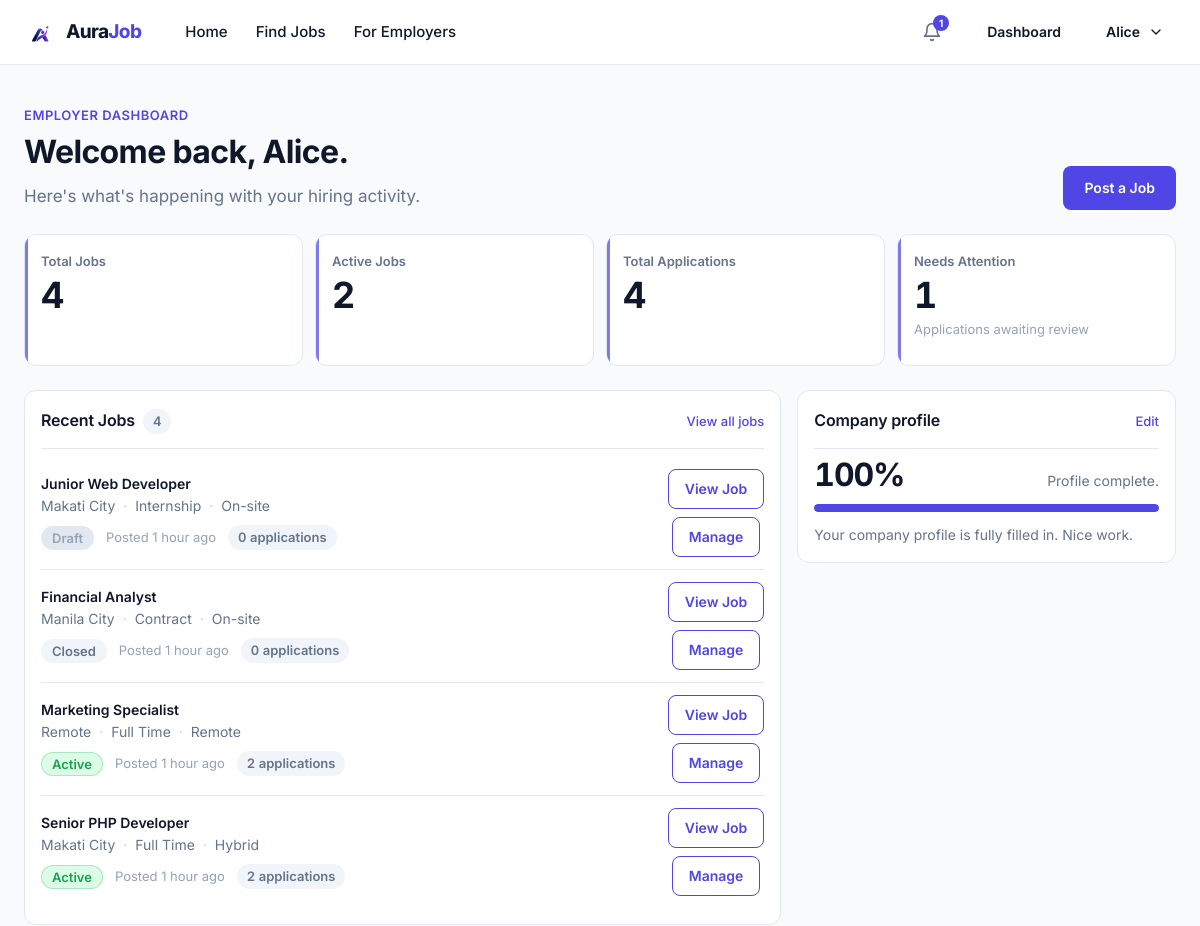
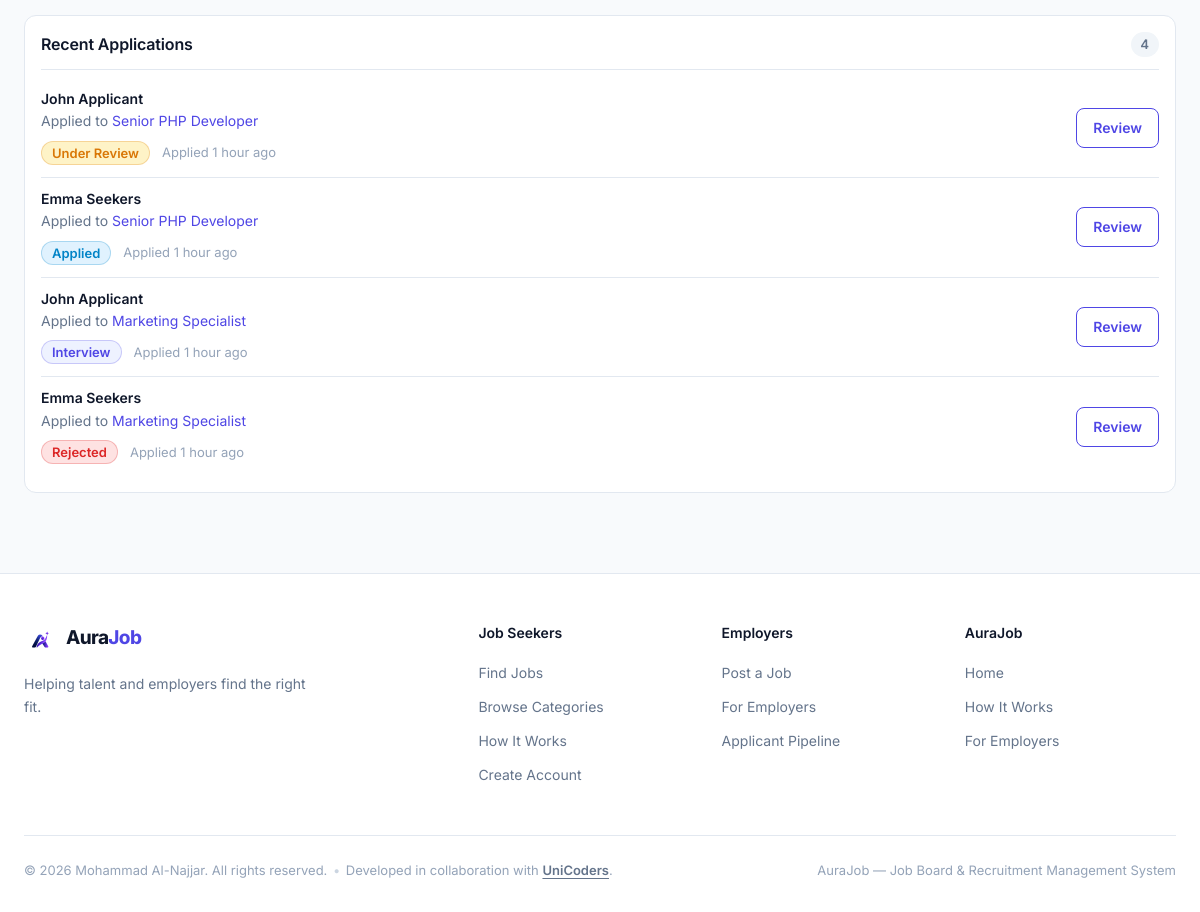
Screenshot of /employer/dashboard.php (signed in) with the database file from the repository (2 pictures, top to bottom).
### tables this page shows
CREATE TABLE jobs (
    id                    INT UNSIGNED  NOT NULL AUTO_INCREMENT,
    company_id            INT UNSIGNED  NOT NULL,
    employer_id           INT UNSIGNED  NOT NULL,
    category_id           INT UNSIGNED  NOT NULL,
    title                 VARCHAR(150)  NOT NULL,
    description           TEXT          NOT NULL,
    requirements          TEXT          NULL,
    location              VARCHAR(150)  NOT NULL,
    salary_min            DECIMAL(12,2) NULL,
    salary_max            DECIMAL(12,2) NULL,
    employment_type       ENUM('full_time','part_time','contract','internship','freelance') NOT NULL,
    work_mode             ENUM('onsite','remote','hybrid') NOT NULL DEFAULT 'onsite',
    experience_level      ENUM('entry','junior','mid','senior','lead') NOT NULL DEFAULT 'entry',
    application_deadline  DATE          NULL,
    status                ENUM('active','closed','draft') NOT NULL DEFAULT 'active',
    created_at            TIMESTAMP     NOT NULL DEFAULT CURRENT_TIMESTAMP,
    updated_at            TIMESTAMP     NOT NULL DEFAULT CURRENT_TIMESTAMP ON UPDATE CURRENT_TIMESTAMP,
    PRIMARY KEY (id),
    KEY idx_jobs_status (status),
    KEY idx_jobs_category (category_id),
    KEY idx_jobs_location (location),
    KEY idx_jobs_company (company_id),
    KEY idx_jobs_employer (employer_id),
    KEY idx_jobs_created (created_at),
    CONSTRAINT fk_jobs_company
        FOREIGN KEY (company_id) REFERENCES companies (id)
        ON DELETE CASCADE,
    CONSTRAINT fk_jobs_employer
        FOREIGN KEY (employer_id) REFERENCES users (id)
        ON DELETE CASCADE,
    CONSTRAINT fk_jobs_category
        FOREIGN KEY (category_id) REFERENCES categories (id)
        ON DELETE RESTRICT
);

CREATE TABLE applications (
    id           INT UNSIGNED  NOT NULL AUTO_INCREMENT,
    applicant_id INT UNSIGNED  NOT NULL,
    job_id       INT UNSIGNED  NOT NULL,
    status       ENUM('applied','under_review','interview','accepted','rejected') NOT NULL DEFAULT 'applied',
    cover_letter TEXT          NULL,
    applied_at   TIMESTAMP     NOT NULL DEFAULT CURRENT_TIMESTAMP,
    updated_at   TIMESTAMP     NOT NULL DEFAULT CURRENT_TIMESTAMP ON UPDATE CURRENT_TIMESTAMP,
    PRIMARY KEY (id),
    UNIQUE KEY uq_applications_applicant_job (applicant_id, job_id),
    KEY idx_applications_applicant (applicant_id),
    KEY idx_applications_job (job_id),
    KEY idx_applications_status (status),
    CONSTRAINT fk_applications_applicant
        FOREIGN KEY (applicant_id) REFERENCES users (id)
        ON DELETE CASCADE,
    CONSTRAINT fk_applications_job
        FOREIGN KEY (job_id) REFERENCES jobs (id)
        ON DELETE CASCADE
);

CREATE TABLE users (
    id             INT UNSIGNED     NOT NULL AUTO_INCREMENT,
    name           VARCHAR(100)     NOT NULL,
    email          VARCHAR(190)     NOT NULL,
    password_hash  VARCHAR(255)     NOT NULL,
    role           ENUM('applicant','employer') NOT NULL DEFAULT 'applicant',
    status         ENUM('active','inactive','banned') NOT NULL DEFAULT 'active',
    created_at     TIMESTAMP        NOT NULL DEFAULT CURRENT_TIMESTAMP,
    updated_at     TIMESTAMP        NOT NULL DEFAULT CURRENT_TIMESTAMP ON UPDATE CURRENT_TIMESTAMP,
    PRIMARY KEY (id),
    UNIQUE KEY uq_users_email (email)
);

### public/employer/dashboard.php (the view, shortened to what the rows shown need)
<?php
require dirname(__DIR__, 2) . '/app/Core/auth.php';
require dirname(__DIR__, 2) . '/app/Support/html.php';
$user = hirepeak_require_role('employer');
$uid = (int) $user['id'];
$firstName = trim((string) ($user['name'] ?? ''));
$firstName = $firstName !== '' ? explode(' ', $firstName)[0] : '';
$recentJobs = [];
$recentApplications = [];
$loadError = null;
$hasJobs = false;
try {
    $db = hirepeak_db();
    $stmt = $db->prepare(
        'SELECT j.id, j.title, j.status, j.location, j.employment_type,
                j.work_mode, j.created_at,
                COUNT(a.id) AS applications
         FROM jobs j
         LEFT JOIN applications a ON a.job_id = j.id
         WHERE j.employer_id = ?
         GROUP BY j.id, j.title, j.status, j.location, j.employment_type,
                  j.work_mode, j.created_at
         ORDER BY j.created_at DESC
         LIMIT 5'
    );
    $stmt->bind_param('i', $uid);
    $stmt->execute();
    $recentJobs = $stmt->get_result()->fetch_all(MYSQLI_ASSOC);
    $hasJobs = $recentJobs !== [];
    $stmt = $db->prepare(
        'SELECT a.id AS application_id, a.status, a.applied_at,
                u.name AS applicant_name,
                j.id AS job_id, j.title AS job_title
         FROM applications a
         INNER JOIN jobs j ON j.id = a.job_id
         INNER JOIN users u ON u.id = a.applicant_id
         WHERE j.employer_id = ?
         ORDER BY a.applied_at DESC
         LIMIT 5'
    );
    $stmt->bind_param('i', $uid);
    $stmt->execute();
    $recentApplications = $stmt->get_result()->fetch_all(MYSQLI_ASSOC);
} catch (Throwable $e) {
    error_log('[hirepeak] employer dashboard load failed: ' . $e->getMessage());
    $loadError = true;
}
?>
<!DOCTYPE html>
<html lang="en">
<head>
  <link rel="stylesheet" href="/assets/css/style.css">
</head>
<body>
  <?php require dirname(__DIR__, 2) . '/app/Views/header.php'; ?>
  <main id="main" class="dash-main employer-dashboard">
    <div class="container">
      <?php if ($loadError): ?>
        <section class="dash-alert" role="alert" aria-labelledby="dash-error-title">
          <h1 id="dash-error-title">Something went wrong on our side.</h1>
          <p>We couldn't load your dashboard right now. Please try again in a moment.</p>
          <a class="btn btn--primary" href="<?php echo hirepeak_url('employer/dashboard.php'); ?>">Try again</a>
        </section>
      <?php else: ?>
        <header class="dash-head">
          <div>
            <h1 class="dash-title">Welcome back, <?php echo hirepeak_esc($firstName); ?>.</h1>
          </div>
        </header>
        <div class="dash-grid">
          <section class="dash-panel" aria-labelledby="jobs-title">
            <div class="panel-head">
              <div class="panel-head__title-group">
                <h2 class="panel-head__title" id="jobs-title">Recent Jobs</h2>
              </div>
            </div>
            <?php if (!$hasJobs): ?>
              <div class="empty-state">
                <div class="empty-state__icon" aria-hidden="true">
                  <svg width="32" height="32" viewBox="0 0 24 24" fill="none" stroke="currentColor" stroke-width="1.75" stroke-linecap="round" stroke-linejoin="round">
                    <rect x="3" y="7" width="18" height="14" rx="2"/>
                    <path d="M8 7V5a2 2 0 0 1 2-2h4a2 2 0 0 1 2 2v2"/>
                    <path d="M3 12h18"/>
                  </svg>
                </div>
                <h3 class="empty-state__title">No jobs posted yet.</h3>
                <p class="empty-state__text">Here's how to start hiring on AuraJob:</p>
                <ol class="empty-steps">
                  <li>
                    <?php if ($company === null): ?>
                      <a href="<?php echo hirepeak_url('employer/company-profile.php'); ?>">Complete your company profile</a> to get started.
                    <?php else: ?>
                      Your company profile is set up.
                    <?php endif; ?>
                  </li>
                  <li>Post your first job and put it in front of candidates.</li>
                  <li>Review applicants — they'll appear here once your jobs go live.</li>
                </ol>
                <?php if ($company === null): ?>
                  <a class="btn btn--primary" href="<?php echo hirepeak_url('employer/company-profile.php'); ?>">Complete Company Profile</a>
                <?php endif; ?>
              </div>
            <?php else: ?>
              <ul class="app-list">
                <?php foreach ($recentJobs as $job): ?>
                  <li class="app-row">
                    <div class="app-row__main">
                      <h3 class="app-row__title">
                        <a href="<?php echo hirepeak_url('job-details.php?id=' . (int) $job['id']); ?>"><?php echo hirepeak_esc((string) $job['title']); ?></a>
                      </h3>
                      <p class="app-row__company">
                        <?php echo hirepeak_esc((string) $job['location']); ?>
                        <span class="job-card__dot" aria-hidden="true">&middot;</span>
                        <?php echo hirepeak_esc(hirepeak_employment_type_label((string) $job['employment_type'])); ?>
                        <span class="job-card__dot" aria-hidden="true">&middot;</span>
                        <?php echo hirepeak_esc(hirepeak_work_mode_label((string) $job['work_mode'])); ?>
                      </p>
                      <p class="app-row__meta">
                        <?php echo hirepeak_job_status_badge((string) $job['status']); ?>
                        <span class="app-row__date">Posted <?php echo hirepeak_esc(hirepeak_relative_time((string) $job['created_at'])); ?></span>
                        <span class="app-row__count"><?php echo (int) $job['applications'] === 1 ? '1 application' : (int) $job['applications'] . ' applications'; ?></span>
                      </p>
                    </div>
                    <div class="app-row__actions">
                      <a class="btn btn--outline btn--sm app-row__action" href="<?php echo hirepeak_url('job-details.php?id=' . (int) $job['id']); ?>">View Job</a>
                      <a class="btn btn--outline btn--sm app-row__action" href="<?php echo hirepeak_url('employer/edit-job.php?id=' . (int) $job['id']); ?>">Manage</a>
                    </div>
                  </li>
                <?php endforeach; ?>
              </ul>
            <?php endif; ?>
          </section>
          <aside class="dash-panel" aria-labelledby="company-title">
            <div class="panel-head">
              <h2 class="panel-head__title" id="company-title">Company profile</h2>
            </div>
          </aside>
        </div>
        <section class="dash-panel dash-panel--full" aria-labelledby="applications-title">
          <div class="panel-head">
            <h2 class="panel-head__title" id="applications-title">Recent Applications</h2>
          </div>
          <?php if ($recentApplications === []): ?>
            <div class="empty-state">
              <div class="empty-state__icon" aria-hidden="true">
                <svg width="32" height="32" viewBox="0 0 24 24" fill="none" stroke="currentColor" stroke-width="1.75" stroke-linecap="round" stroke-linejoin="round">
                  <rect x="3" y="4" width="18" height="16" rx="2"/>
                  <path d="M3 9h18"/>
                  <path d="m9 17 2 2 4-4"/>
                </svg>
              </div>
              <h3 class="empty-state__title">No applications yet.</h3>
              <p class="empty-state__text">When candidates apply to your jobs, they'll show up here for review.</p>
            </div>
          <?php else: ?>
            <ul class="app-list">
              <?php foreach ($recentApplications as $app): ?>
                <li class="app-row">
                  <div class="app-row__main">
                    <h3 class="app-row__title"><?php echo hirepeak_esc((string) $app['applicant_name']); ?></h3>
                    <p class="app-row__company">
                      Applied to <a class="job-inline-link" href="<?php echo hirepeak_url('job-details.php?id=' . (int) $app['job_id']); ?>"><?php echo hirepeak_esc((string) $app['job_title']); ?></a>
                    </p>
                    <p class="app-row__meta">
                      <?php echo hirepeak_application_status_badge((string) $app['status']); ?>
                      <span class="app-row__date">Applied <?php echo hirepeak_esc(hirepeak_relative_time((string) $app['applied_at'])); ?></span>
                    </p>
                  </div>
                  <div class="app-row__actions">
                    <a class="btn btn--outline btn--sm app-row__action" href="<?php echo hirepeak_url('employer/application.php?id=' . (int) $app['application_id']); ?>">Review</a>
                  </div>
                </li>
              <?php endforeach; ?>
            </ul>
          <?php endif; ?>
        </section>
      <?php endif; ?>
    </div>
  </main>
</body>
</html>

### app/Support/html.php (shortened to what the rows shown need)
<?php
require_once __DIR__ . '/../Core/auth.php';
function hirepeak_url(string $path): string
{
    $path = ltrim($path, '/');
    return $path === '' ? '/' : '/' . $path;
}
function hirepeak_esc(?string $value): string
{
    return htmlspecialchars((string) $value, ENT_QUOTES, 'UTF-8');
}
function hirepeak_application_statuses(): array
{
    return [
        'applied'      => 'Applied',
        'under_review' => 'Under Review',
        'interview'    => 'Interview',
        'accepted'     => 'Accepted',
        'rejected'     => 'Rejected',
    ];
}
function hirepeak_application_status_label(string $status): string
{
    $map = hirepeak_application_statuses();
    return $map[$status] ?? $status;
}
function hirepeak_application_status_class(string $status): string
{
    return match ($status) {
        'applied'      => 'status-badge--applied',
        'under_review' => 'status-badge--review',
        'interview'    => 'status-badge--interview',
        'accepted'     => 'status-badge--accepted',
        'rejected'     => 'status-badge--rejected',
        default        => 'status-badge--neutral',
    };
}
function hirepeak_application_status_badge(string $status): string
{
    $label = hirepeak_esc(hirepeak_application_status_label($status));
    $class = hirepeak_application_status_class($status);
    return '<span class="status-badge ' . $class . '">' . $label . '</span>';
}
function hirepeak_job_status_class(string $status): string
{
    return match ($status) {
        'active' => 'status-badge--active',
        'closed' => 'status-badge--closed',
        'draft'  => 'status-badge--draft',
        default  => 'status-badge--neutral',
    };
}
function hirepeak_job_status_label(string $status): string
{
    return match ($status) {
        'active' => 'Active',
        'closed' => 'Closed',
        'draft'  => 'Draft',
        default  => ucfirst($status),
    };
}
function hirepeak_job_status_badge(string $status): string
{
    $label = hirepeak_esc(hirepeak_job_status_label($status));
    $class = hirepeak_job_status_class($status);
    return '<span class="status-badge ' . $class . '">' . $label . '</span>';
}
    ?><!DOCTYPE html>
</html><?php
function hirepeak_employment_type_label(string $type): string
{
    return match ($type) {
        'full_time'  => 'Full Time',
        'part_time'  => 'Part Time',
        'contract'   => 'Contract',
        'internship' => 'Internship',
        'freelance'  => 'Freelance',
        default      => $type,
    };
}
function hirepeak_work_mode_label(string $mode): string
{
    return match ($mode) {
        'onsite' => 'On-site',
        'remote' => 'Remote',
        'hybrid' => 'Hybrid',
        default  => $mode,
    };
}
function hirepeak_relative_time(?string $timestamp): string
{
    $time = strtotime($timestamp);
    $diff = time() - $time;
    if ($diff < 86400) {
        $h = (int) floor($diff / 3600);
        return $h === 1 ? '1 hour ago' : $h . ' hours ago';
    }
    return date('M j, Y', $time);
}

### rows the page displays
jobs: title "Junior Web Developer", location "Makati City", employment_type "Internship", work_mode "On-site", status "Draft", created_at "1 hour ago", applications "0"
jobs: title "Financial Analyst", location "Manila City", employment_type "Contract", work_mode "On-site", status "Closed", created_at "1 hour ago", applications "0"
jobs: title "Marketing Specialist", location "Remote", employment_type "Full Time", work_mode "Remote", status "Active", created_at "1 hour ago", applications "2"
jobs: title "Senior PHP Developer", location "Makati City", employment_type "Full Time", work_mode "Hybrid", status "Active", created_at "1 hour ago", applications "2"
applications: applicant.name "John Applicant", job.title "Senior PHP Developer", status "Under Review", applied_at "1 hour ago"
applications: applicant.name "Emma Seekers", job.title "Senior PHP Developer", status "Applied", applied_at "1 hour ago"
applications: applicant.name "John Applicant", job.title "Marketing Specialist", status "Interview", applied_at "1 hour ago"
applications: applicant.name "Emma Seekers", job.title "Marketing Specialist", status "Rejected", applied_at "1 hour ago"

### other values shown
hirepeak_esc($hpItem['label']) "Home"
hirepeak_esc($hpItem['label']) "Find Jobs"
hirepeak_esc($hpItem['label']) "For Employers"
$hpUnread "1"
hirepeak_esc($hpFirstName) "Alice"
hirepeak_esc($firstName) "Alice"
$kpis['totalJobs'] "4"
$kpis['activeJobs'] "2"
$kpis['totalApps'] "4"
$kpis['needsAttention'] "1"
count($recentJobs) "4"
$companyPercent "100"
count($recentApplications) "4"
